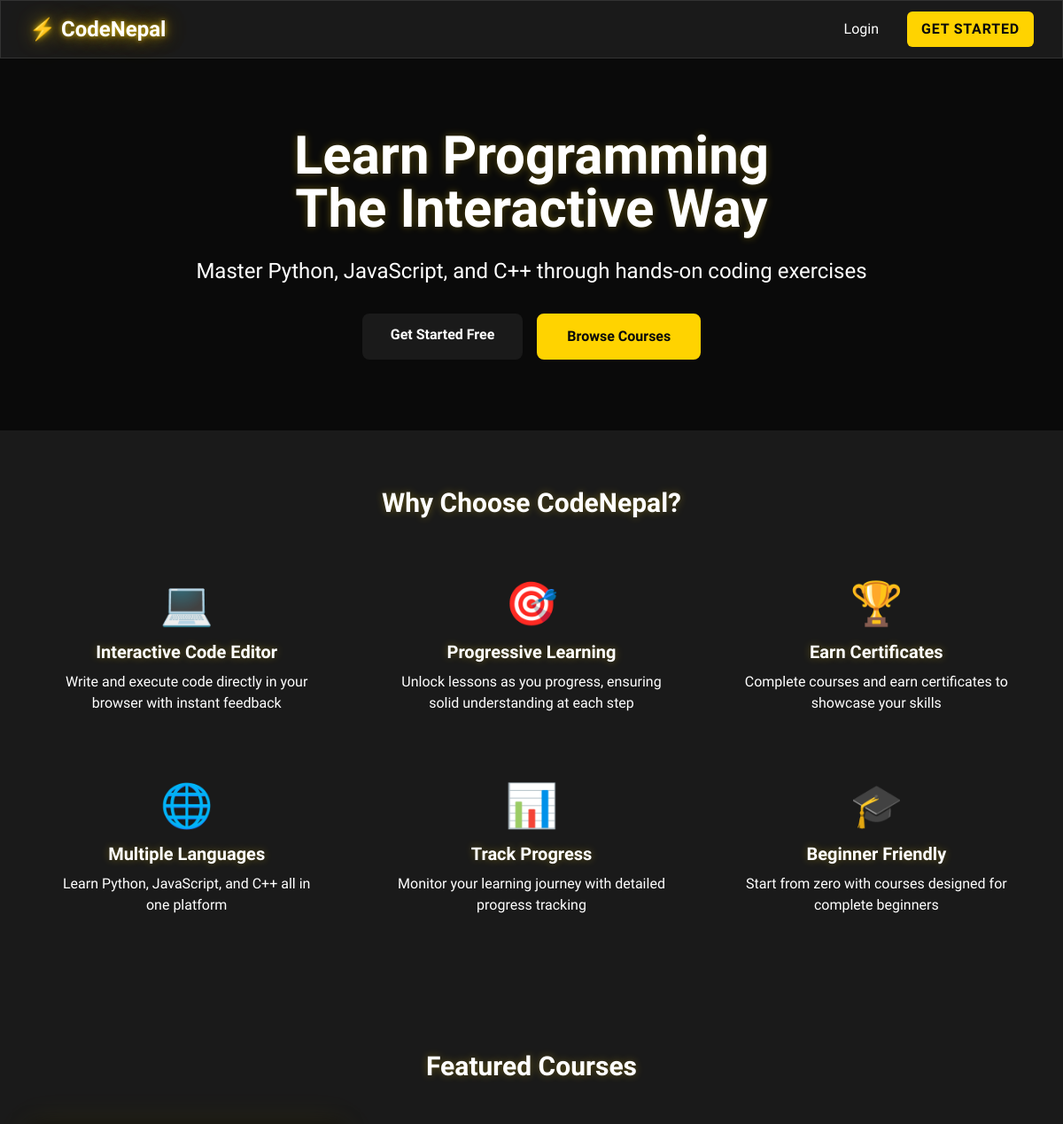
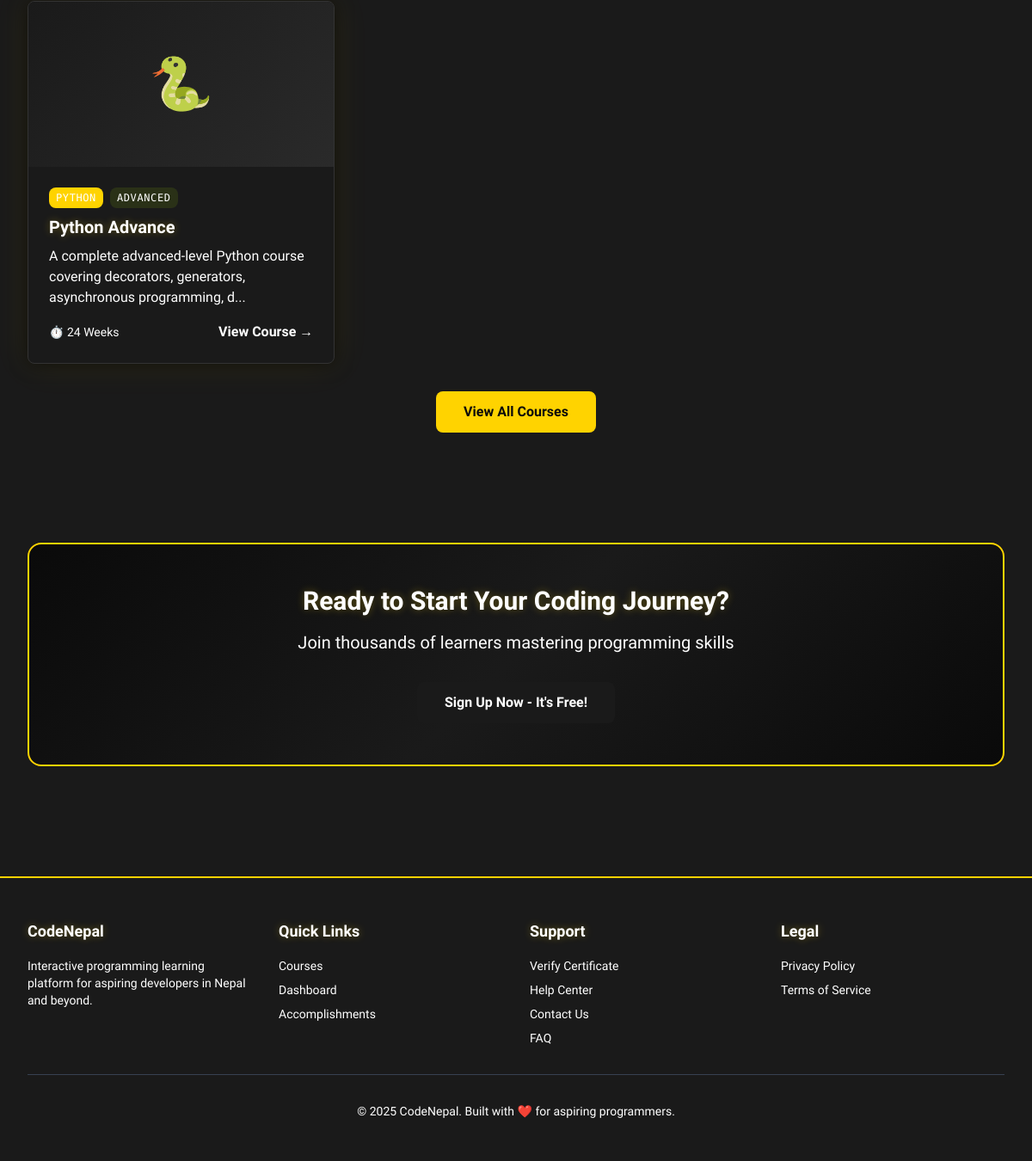
The page / on the database its author committed (2 pictures, top to bottom).
### tables this page shows
CREATE TABLE `courses` (
  `id` varchar(50) NOT NULL,
  `title` varchar(255) NOT NULL,
  `description` text DEFAULT NULL,
  `language` enum('python','javascript','cpp') NOT NULL,
  `category` enum('beginner','intermediate','advanced') NOT NULL,
  `duration` varchar(50) DEFAULT NULL,
  `thumbnail_url` varchar(500) DEFAULT NULL,
  `is_published` tinyint(1) DEFAULT 0,
  `is_free` tinyint(1) DEFAULT 1,
  `created_at` timestamp NOT NULL DEFAULT current_timestamp(),
  `updated_at` timestamp NOT NULL DEFAULT current_timestamp() ON UPDATE current_timestamp()
);

### includes/auth.php (called while the page is built, shortened)
<?php
if (!function_exists('getDBConnection')) {
    require_once __DIR__ . '/../config/database.php';
}
function isLoggedIn() {
    if (!isset($_SESSION['logged_in']) || $_SESSION['logged_in'] !== true) {
        return false;
    }
    return true;
}

### config/database.php (called while the page is built, shortened)
<?php
function executeQuery($conn, $sql, $params = [], $types = "") {
    $stmt = $conn->prepare($sql);
    $result = $stmt->execute();
    $metadata = $stmt->result_metadata();
    if ($metadata) {
        return $stmt->get_result();
    }
    return true;
}
function fetchAll($result) {
    $rows = [];
    while ($row = $result->fetch_assoc()) {
        $rows[] = $row;
    }
    return $rows;
}

### includes/functions.php (called while the page is built, shortened)
<?php
function truncateText($text, $length = 100, $suffix = '...') {
    return substr($text, 0, $length) . $suffix;
}

### index.php (the view, shortened to what this page needs)
<?php
require_once __DIR__ . '/includes/header.php';
$conn = getDBConnection();
$sql = "SELECT * FROM courses WHERE is_published = 1 ORDER BY created_at DESC LIMIT 3";
$result = executeQuery($conn, $sql);
$featuredCourses = fetchAll($result);
?>
<div class="bg-gradient-to-r from-blue-600 to-blue-800 text-white">
    <div class="max-w-7xl mx-auto px-4 sm:px-6 lg:px-8 py-20">
        <div class="text-center">
            <h1 class="text-4xl md:text-6xl font-bold mb-6">
                Learn Programming<br>The Interactive Way
            </h1>
            <p class="text-xl md:text-2xl mb-8 text-blue-100">
                Master Python, JavaScript, and C++ through hands-on coding exercises
            </p>
            <div class="flex flex-col sm:flex-row justify-center gap-4">
                <?php if ($isLoggedIn): ?>
                    <a href="/pages/courses" class="bg-white text-blue-600 px-8 py-3 rounded-lg font-semibold hover:bg-gray-100 transition">
                        Browse Courses
                    </a>
                    <a href="/pages/dashboard" class="bg-blue-700 text-white px-8 py-3 rounded-lg font-semibold hover:bg-blue-800 transition border-2 border-white">
                        Go to Dashboard
                    </a>
                <?php else: ?>
                    <a href="/pages/register" class="bg-white text-blue-600 px-8 py-3 rounded-lg font-semibold hover:bg-gray-100 transition">
                        Get Started Free
                    </a>
                    <a href="/pages/courses" class="bg-blue-700 text-white px-8 py-3 rounded-lg font-semibold hover:bg-blue-800 transition border-2 border-white">
                        Browse Courses
                    </a>
                <?php endif; ?>
            </div>
        </div>
    </div>
</div>
<div class="max-w-7xl mx-auto px-4 sm:px-6 lg:px-8 py-16">
    <h2 class="text-3xl font-bold text-center mb-12">Why Choose CodeNepal?</h2>
    <div class="grid grid-cols-1 md:grid-cols-3 gap-8">
        <div class="text-center p-6">
            <div class="text-5xl mb-4">💻</div>
            <h3 class="text-xl font-semibold mb-2">Interactive Code Editor</h3>
            <p class="text-gray-600">Write and execute code directly in your browser with instant feedback</p>
        </div>
        <div class="text-center p-6">
            <div class="text-5xl mb-4">🎯</div>
            <h3 class="text-xl font-semibold mb-2">Progressive Learning</h3>
            <p class="text-gray-600">Unlock lessons as you progress, ensuring solid understanding at each step</p>
        </div>
        <div class="text-center p-6">
            <div class="text-5xl mb-4">🏆</div>
            <h3 class="text-xl font-semibold mb-2">Earn Certificates</h3>
            <p class="text-gray-600">Complete courses and earn certificates to showcase your skills</p>
        </div>
        <div class="text-center p-6">
            <div class="text-5xl mb-4">🌐</div>
            <h3 class="text-xl font-semibold mb-2">Multiple Languages</h3>
            <p class="text-gray-600">Learn Python, JavaScript, and C++ all in one platform</p>
        </div>
        <div class="text-center p-6">
            <div class="text-5xl mb-4">📊</div>
            <h3 class="text-xl font-semibold mb-2">Track Progress</h3>
            <p class="text-gray-600">Monitor your learning journey with detailed progress tracking</p>
        </div>
        <div class="text-center p-6">
            <div class="text-5xl mb-4">🎓</div>
            <h3 class="text-xl font-semibold mb-2">Beginner Friendly</h3>
            <p class="text-gray-600">Start from zero with courses designed for complete beginners</p>
        </div>
    </div>
</div>
<?php if (!empty($featuredCourses)): ?>
<div class="bg-gray-100 py-16">
    <div class="max-w-7xl mx-auto px-4 sm:px-6 lg:px-8">
        <h2 class="text-3xl font-bold text-center mb-12">Featured Courses</h2>
        <div class="grid grid-cols-1 md:grid-cols-3 gap-8">
            <?php foreach ($featuredCourses as $course): ?>
            <div class="bg-white rounded-lg shadow-md overflow-hidden hover:shadow-lg transition">
                <?php if ($course['thumbnail_url']): ?>
                    <img src="<?php echo htmlspecialchars($course['thumbnail_url']); ?>" alt="<?php echo htmlspecialchars($course['title']); ?>" class="w-full h-48 object-cover">
                <?php else: ?>
                    <div class="w-full h-48 bg-gradient-to-r from-blue-500 to-purple-600 flex items-center justify-center">
                        <span class="text-white text-6xl">
                            <?php
                            echo $course['language'] === 'python' ? '🐍' :
                                 ($course['language'] === 'javascript' ? '⚡' : '⚙️');
                            ?>
                        </span>
                    </div>
                <?php endif; ?>
                <div class="p-6">
                    <div class="flex items-center gap-2 mb-2">
                        <span class="px-2 py-1 bg-blue-100 text-blue-600 text-xs rounded">
                            <?php echo ucfirst($course['language']); ?>
                        </span>
                        <span class="px-2 py-1 bg-green-100 text-green-600 text-xs rounded">
                            <?php echo ucfirst($course['category']); ?>
                        </span>
                    </div>
                    <h3 class="text-xl font-semibold mb-2"><?php echo htmlspecialchars($course['title']); ?></h3>
                    <p class="text-gray-600 mb-4"><?php echo truncateText($course['description'], 100); ?></p>
                    <div class="flex items-center justify-between">
                        <span class="text-sm text-gray-500">⏱️ <?php echo htmlspecialchars($course['duration']); ?></span>
                        <a href="/pages/course?id=<?php echo urlencode($course['id']); ?>" class="text-blue-600 hover:text-blue-800 font-semibold">
                            View Course →
                        </a>
                    </div>
                </div>
            </div>
            <?php endforeach; ?>
        </div>
        <div class="text-center mt-8">
            <a href="/pages/courses" class="view-all-courses-btn inline-block bg-blue-600 text-white px-8 py-3 rounded-lg font-semibold hover:bg-blue-700 transition">
                View All Courses
            </a>
        </div>
    </div>
</div>
<?php endif; ?>
<div class="max-w-7xl mx-auto px-4 sm:px-6 lg:px-8 py-16">
    <div class="bg-gradient-to-r from-blue-600 to-purple-600 rounded-2xl p-12 text-center text-white">
        <h2 class="text-3xl font-bold mb-4">Ready to Start Your Coding Journey?</h2>
        <p class="text-xl mb-8">Join thousands of learners mastering programming skills</p>
        <?php if (!$isLoggedIn): ?>
            <a href="/pages/register" class="inline-block bg-white text-blue-600 px-8 py-3 rounded-lg font-semibold hover:bg-gray-100 transition">
                Sign Up Now - It's Free!
            </a>
        <?php else: ?>
            <a href="/pages/courses" class="inline-block bg-white text-blue-600 px-8 py-3 rounded-lg font-semibold hover:bg-gray-100 transition">
                Start Learning Now
            </a>
        <?php endif; ?>
    </div>
</div>
<?php require_once __DIR__ . '/includes/footer.php'; ?>

### includes/header.php (style rules this page uses)
.bg-blue-50, .bg-blue-100, .bg-blue-200, .bg-blue-300, .bg-blue-400, .bg-blue-500, .bg-blue-600:not(.view-all-courses-btn), .bg-blue-700:not(.view-all-courses-btn), .bg-blue-800, .bg-blue-900 { background-color: #FFD300 !important; color: #0A0A0A !important; }
.bg-blue-600.text-white:not(.view-all-courses-btn), .bg-blue-700.text-white:not(.view-all-courses-btn), .bg-blue-500.text-white { color: #0A0A0A !important; }
.view-all-courses-btn { background-color: #FFFFFF !important; color: #0A0A0A !important; }

### rows shown on the page
courses: language "PYTHON", category "ADVANCED", title "Python Advance", description "A complete advanced-level Python course covering decorators, generators, asynchronous programming, d...", duration "24 Weeks"
